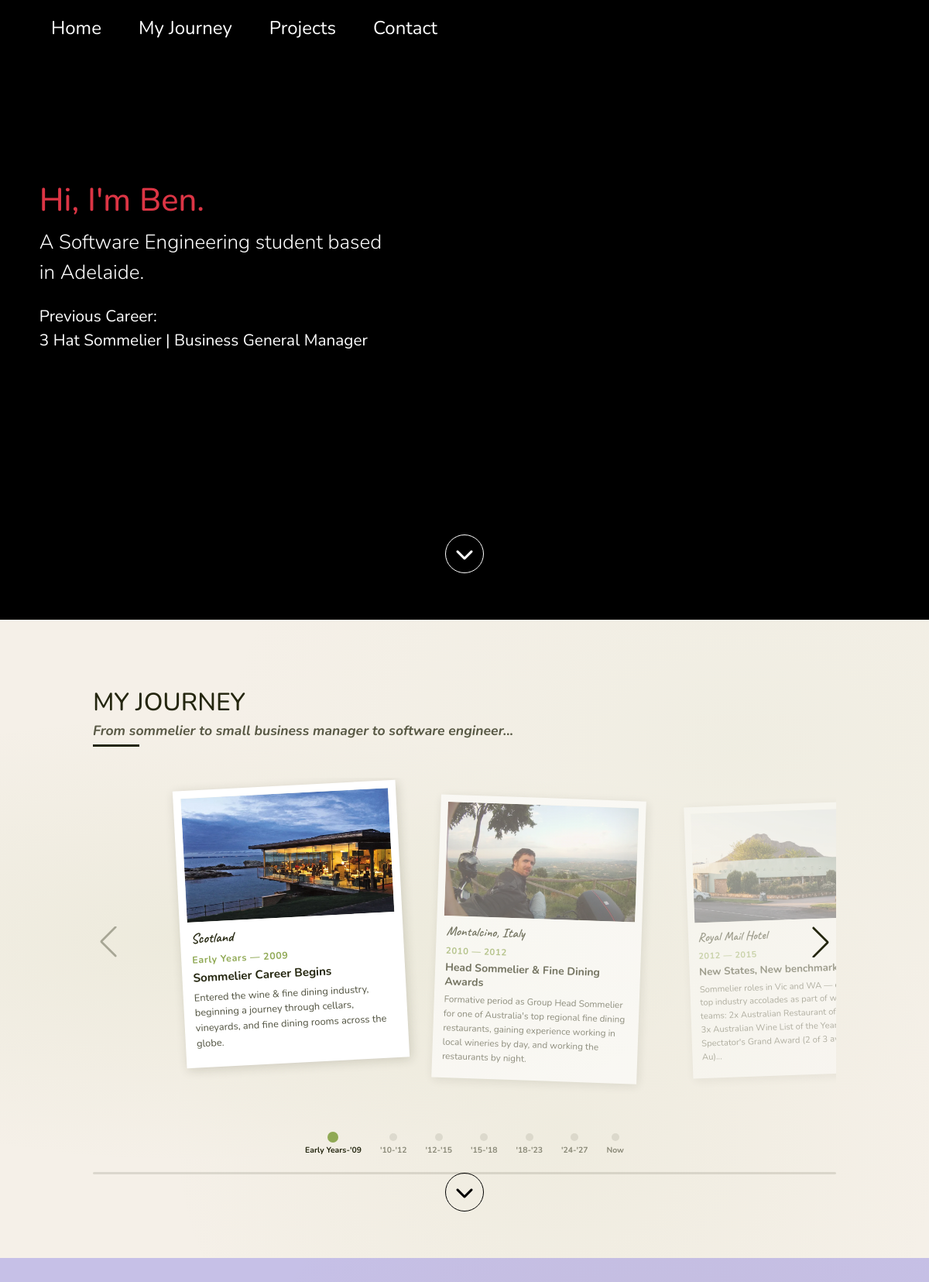
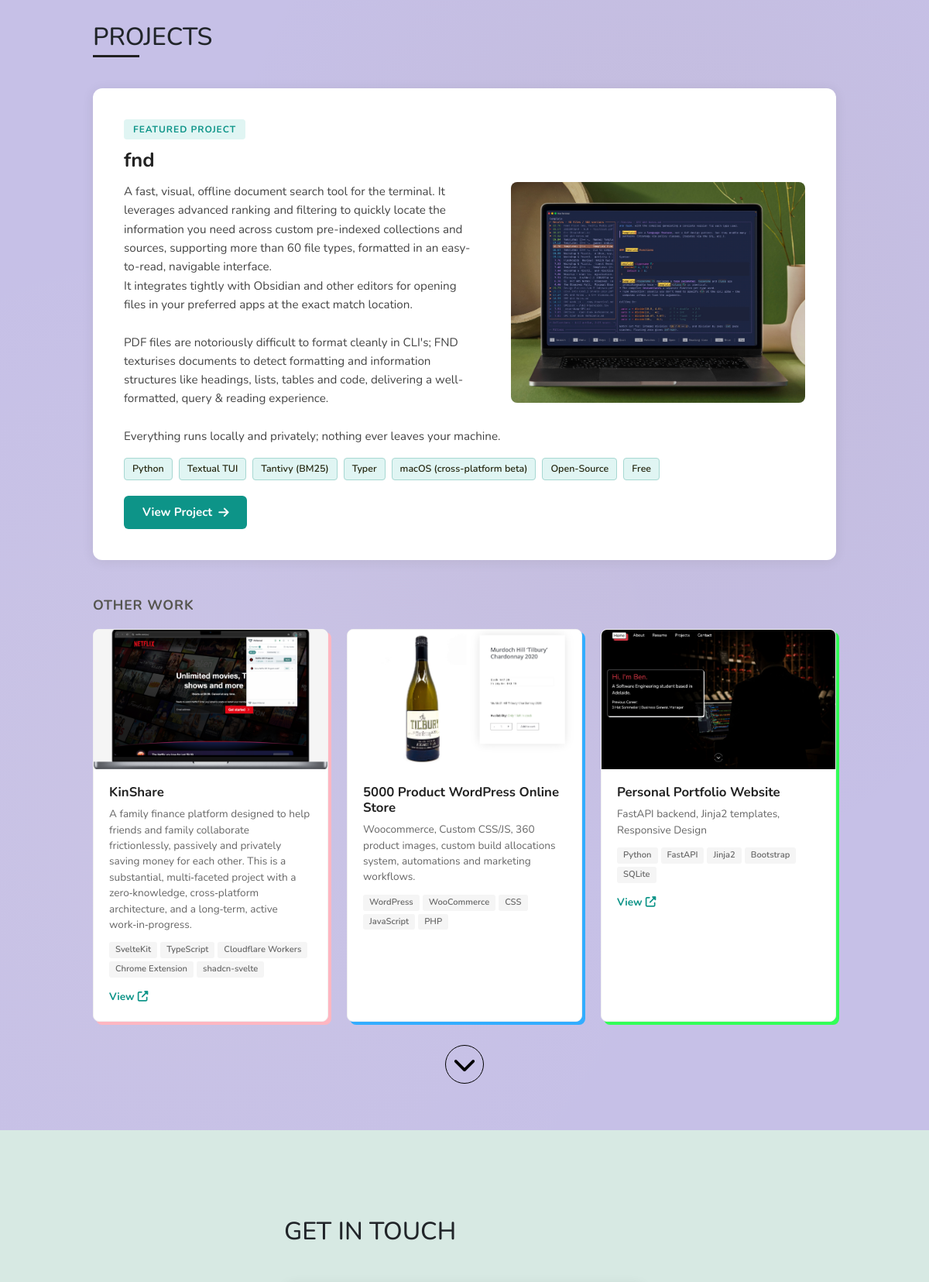
The page / (upper part) on the database its author committed (2 pictures, top to bottom).
### backend/app/models/project.py (models this page shows)
class Project(Base):
    __tablename__: str = "projects"
    __table_args__: dict[str, bool] = {"extend_existing": True}
    id = Column(Integer, primary_key=True, index=True)
    title = Column(String(100), nullable=False)
    description = Column(Text, nullable=False)
    image_path = Column(String(255), nullable=False)
    link = Column(String(255), nullable=True)
    featured = Column(Boolean, default=False)
    tech_stack = Column(String(500), nullable=True)
    created_at = Column(DateTime(timezone=True), server_default=func.now(), nullable=False)

### backend/app/api/homepage.py (the view)
@router.get("/", response_class=HTMLResponse)
async def index(
    request: Request, db: Session = Depends(get_db)
) -> _TemplateResponse:
    featured_project = (
        db.query(Project).filter(Project.featured.is_(True)).first()
    )
    projects: List[Project] = (
        db.query(Project).filter(Project.featured.is_(False)).all()
    )
    context = {
        "featured_project": featured_project,
        "projects": projects,
    }
    return templates.TemplateResponse(
        request, "homepage/index.html", context
    )

### frontend/templates/homepage/index.html (shortened to what this page needs)
<!DOCTYPE html>
<html lang="en">
    <head>
        <link href="https://cdn.jsdelivr.net/npm/bootstrap@5.3.3/dist/css/bootstrap.min.css" rel="stylesheet"
>
        <link rel="stylesheet" href="https://unpkg.com/swiper/swiper-bundle.min.css" />
        <link rel="stylesheet" href="https://cdnjs.cloudflare.com/ajax/libs/font-awesome/6.7.2/css/all.min.css"
 />
        <link rel="stylesheet" href="{{ url_for('static', path='/css/base.css') }}">
        <link rel="stylesheet" href="{{ url_for('static', path='/css/navbar.css') }}">
        <link rel="stylesheet" href="{{ url_for('static', path='/css/intro.css') }}">
        <link rel="stylesheet" href="{{ url_for('static', path='/css/projects.css') }}">
        <link rel="stylesheet" href="{{ url_for('static', path='/css/contact.css') }}">
        <link rel="stylesheet" href="{{ url_for('static', path='/css/timeline.css') }}">
        <link rel="stylesheet" href="{{ url_for('static', path='/css/key-hints.css') }}">
    </head>
    <body class="container-fluid p-0" data-bs-spy="scroll" data-bs-target="#navbarNav" data-bs-offset="100"
        data-bs-smooth-scroll="true" tabindex="0">
        {% include 'components/navbar.html' %}
        {% include 'components/intro.html' %}
        {% include 'components/resume.html' %}
        {% include 'components/projects.html' %}
        {% include 'components/contact.html' %}
    </body>
</html>

### frontend/templates/components/navbar.html (shortened to what this page needs)
<nav class="navbar navbar-expand-lg fixed-top custom-navbar" id="mainNav">
    <div class="container">
        <div class="collapse navbar-collapse" id="navbarNavAltMarkup">
            <div class="navbar-nav fs-4" id="navbarNav">
                <a class="nav-link mx-3 scrollLink" href="#intro">Home</a>
                <a class="nav-link mx-3 scrollLink" href="#resume-section">My Journey</a>
                <a class="nav-link mx-3 scrollLink" href="#projects">Projects</a>
                <a class="nav-link mx-3 scrollLink" href="#footer">Contact</a>
            </div>
        </div>
    </div>
</nav>

### frontend/templates/components/intro.html
<section id="intro" class="fixed-background-overlay d-flex align-items-center">
    <div class="overlay"></div>
    <div class="container content-wrapper p-0">
        <div class="row align-items-center g-0">
            <div class="col-md-4">
                <div class="custom-constainer-shadow text-block mb-4"
                    style="background-color: rgba(0, 0, 0, 0.8); color: #fff; position: relative; transform: scale(1.3); transform-origin: bottom left;">
                    <h2 class=" text-danger">Hi, I'm Ben.</h2>
                    <p class="lead">A Software Engineering student based in Adelaide.</p>
                    <p>
                        Previous Career: <br>
                        3 Hat Sommelier | Business General Manager
                    </p>
                </div>
            </div>
        </div>
    </div>
    <div class="scroll-button-container">
        <a href="#resume-section" id="scrollToAbout" class="scroll-button-dark" aria-label="Scroll to My Journey Section">
            <i class="fas fa-chevron-down"></i>
        </a>
    </div>
</section>

### frontend/templates/components/resume.html
<section id="resume-section" class="position-relative min-vh-100 d-flex align-items-center resume-section">
    <div class="container w-100 py-5">
        {% include 'resume/resume.html' %}
    </div>
    <div class="scroll-button-container">
        <a href="#projects" class="scroll-button-light" id="scrollToProjects"
            aria-label="Scroll to Projects Section">
            <i class="fas fa-chevron-down"></i>
        </a>
    </div>
</section>

### frontend/templates/resume/resume.html (shortened to what this page needs)
<div class="timeline-wrapper">
    <h2 class="section-title text-uppercase">My Journey</h2>
    <p class="about-hook">From sommelier to small business manager to software engineer...</p>
    <hr class="timeline-hr">
    <div class="swiper timeline-swiper" id="timelineSwiper">
        <div class="swiper-wrapper">
            <div class="swiper-slide" data-year="Early Years — 2009" data-year-short="Early Years-'09">
                <div class="polaroid-card" style="--rotation: -3deg;" data-caption="Sommelier days in Scotland">
                    <div class="polaroid-photo">
                        <img src="/static/images/timeline/1-sommelier-scotland.webp" alt="Sommelier career beginnings"
                            loading="lazy">
                    </div>
                    <div class="polaroid-body">
                        <span class="polaroid-label">Scotland</span>
                        <span class="polaroid-year">Early Years — 2009</span>
                        <h3 class="polaroid-title">Sommelier Career Begins</h3>
                        <p class="polaroid-desc">Entered the wine & fine dining industry, beginning a journey through
                            cellars, vineyards, and fine dining rooms across the globe.</p>
                    </div>
                </div>
            </div>
            <div class="swiper-slide" data-year="2010 — 2012" data-year-short="'10-'12">
                <div class="polaroid-card" style="--rotation: 2deg;" data-caption="On the road in Montalcino, Italy">
                    <div class="polaroid-photo">
                        <img src="/static/images/timeline/2-montalcino-italy.webp" alt="Montalcino, Italy"
                            loading="lazy">
                    </div>
                    <div class="polaroid-body">
                        <span class="polaroid-label">Montalcino, Italy</span>
                        <span class="polaroid-year">2010 — 2012</span>
                        <h3 class="polaroid-title">Head Sommelier & Fine Dining Awards</h3>
                        <p class="polaroid-desc">Formative period as Group Head Sommelier for one of Australia's top
                            regional fine dining restaurants, gaining experience working in local wineries by day, and
                            working the restaurants by night.</p>
                    </div>
                </div>
            </div>
            <div class="swiper-slide" data-year="2012 — 2015" data-year-short="'12-'15">
                <div class="polaroid-card" style="--rotation: -2deg;" data-caption="Royal Mail Hotel"
                    data-images="/static/images/timeline/3a-royal-mail-hotel.webp,/static/images/timeline/3b-royal-mail-cellar.webp"
                    data-captions="Royal Mail Hotel,Royal Mail Hotel Cellar">
                    <div class="polaroid-photo">
                        <img src="/static/images/timeline/3a-royal-mail-hotel.webp" class="polaroid-rotate active"
                            alt="Royal Mail Hotel" loading="lazy">
                    </div>
                    <div class="polaroid-body">
                        <span class="polaroid-label">Royal Mail Hotel</span>
                        <span class="polaroid-year">2012 — 2015</span>
                        <h3 class="polaroid-title">New States, New benchmarks</h3>
                        <p class="polaroid-desc">Sommelier roles in Vic and WA — earning top industry accolades as part
                            of world class teams: 2x Australian Restaurant of the Year, 3x Australian Wine List of the
                            Year, 2x Wine Spectator's Grand Award (2 of 3 awarded in Au)...</p>
                    </div>
                </div>
            </div>
        </div>
        <div class="swiper-button-prev timeline-nav-btn"></div>
        <div class="swiper-button-next timeline-nav-btn"></div>
    </div>
    <div class="timeline-pagination" id="timelinePagination"></div>
    <div class="timeline-progress-track">
    </div>
</div>

### frontend/templates/components/projects.html
<section id="projects" class="d-flex align-items-center justify-content-center position-relative projects-section"
    style="min-height: 100vh;">
    <div class="container projects-container">
        <h2 class="section-title text-uppercase projects-heading">Projects</h2>
        <hr class="projects-hr">
        {% if featured_project %}
        <div class="featured-hero">
            <span class="featured-badge">Featured Project</span>
            <h3 class="featured-title">{{ featured_project.title }}</h3>
            <div class="featured-image" role="button" tabindex="0"
                aria-label="View larger image of {{ featured_project.title }}">
                <img src="{{ featured_project.image_path }}" alt="{{ featured_project.title }}" loading="lazy">
            </div>
            <p class="featured-desc">{{ featured_project.description }}</p>
            {% if featured_project.tech_stack %}
            <div class="featured-tech">
                {% for tech in featured_project.tech_stack.split(',') %}
                <span class="tech-badge">{{ tech.strip() }}</span>
                {% endfor %}
            </div>
            {% endif %}
            {% if featured_project.link %}
            <a href="{{ featured_project.link }}" class="featured-cta" target="_blank">
                View Project <i class="fas fa-arrow-right"></i>
            </a>
            {% endif %}
        </div>
        {% endif %}
        {% if projects %}
        <h4 class="other-projects-heading">Other Work</h4>
        <div class="projects-grid">
            {% set shadow_colors = ['red', 'blue', 'green', 'yellow', 'purple', 'orange'] %}
            {% for project in projects %}
            <div class="project-card project-shadow-{{ shadow_colors[loop.index0 % shadow_colors|length] }}">
                <div class="project-card-image">
                    <img src="{{ project.image_path }}" alt="{{ project.title }}" loading="lazy">
                </div>
                <div class="project-card-body">
                    <h5 class="project-card-title">{{ project.title }}</h5>
                    <p class="project-card-desc">{{ project.description }}</p>
                    {% if project.tech_stack %}
                    <div class="project-card-tech">
                        {% for tech in project.tech_stack.split(',') %}
                        <span class="tech-badge-sm">{{ tech.strip() }}</span>
                        {% endfor %}
                    </div>
                    {% endif %}
                    {% if project.link %}
                    <a href="{{ project.link }}" class="project-card-link" target="_blank">
                        View <i class="fas fa-external-link-alt"></i>
                    </a>
                    {% endif %}
                </div>
            </div>
            {% endfor %}
        </div>
        {% endif %}
    </div>
    <div class="scroll-button-container">
        <a href="#footer" class="scroll-button-light" id="scrollToFooter" aria-label="Scroll to Contact Section">
            <i class="fas fa-chevron-down fa-lg"></i>
        </a>
    </div>
</section>

### frontend/templates/components/contact.html (shortened to what this page needs)
<section id="footer" class="min-vh-100 d-flex flex-column container-fluid" style="background-color: #d7e9e3;">
    <div class="row flex-grow-1 d-flex align-items-center justify-content-center">
        <div class="row justify-content-center">
            <div class="col-md-5">
                <div class="section-title text-uppercase mb-5 top-margin7">
                    <h2 class="section-title">Get in touch</h2>
                </div>
            </div>
        </div>
    </div>
</section>

### frontend/static/css/base.css (style rules this page uses)
* { box-sizing: border-box; }
:root { --bs-body-font-family: "Nunito", sans-serif; --primary: #007bff; --primary-dark: #0056b3; --white: #ffffff; --black: #000000; --dark-2: #333333; --dark-3: #666666; --gray-4: #e9ecef; --error: #dc3545; --success: #28a745; --shadow-2: 0 2px 4px rgba(0, 0, 0, 0.1); --shadow-4: 0 4px 8px rgba(0, 0, 0, 0.2); --warm-cream: #f2f2e9; --warm-bg: #f5f0e8; --dark-earth: #24260f; --sage: #90a955; --sage-light: #c1d7ae; }
body { background-color: #f8f9fa; font-family: var(--bs-body-font-family); }
.scroll-button-container { position: absolute; bottom: 60px; left: 50%; transform: translateX(-50%); z-index: 3; }
.scroll-button-light, .scroll-button-dark { padding: 0.5rem 1rem; border-radius: 50%; border: 1px solid; background-color: transparent; transition: background-color 0.3s ease, color 0.3s ease, box-shadow 0.15s ease-in-out; text-decoration: none; display: flex; align-items: center; justify-content: center; font-size: 1.5rem; width: 50px; height: 50px; cursor: pointer; }
.scroll-button-light { border-color: #000; color: #000; }
.scroll-button-dark { border-color: #fff; color: #fff; }
.scroll-button-light i, .scroll-button-dark i { pointer-events: none; }

### frontend/static/css/navbar.css (style rules this page uses)
.custom-navbar { background-color: transparent; transition: background-color 0.3s, color 0.3s; }
.custom-navbar .nav-link { color: white; display: inline-block; align-items: center; text-align: center; white-space: nowrap; padding: 0px 0px; margin-top: 10px; tab-size: 4; border: 0 solid #000000; border-radius: 0.375rem; text-decoration: none; box-sizing: border-box; transition-duration: 0.3s; transition-property: color, background-color, border-color, text-decoration-color, fill, stroke, opacity, box-shadow, transform, filter, backdrop-filter, -webkit-backdrop-filter; transition-timing-function: cubic-bezier(0.4, 0, 0.2, 1); }

### frontend/static/css/intro.css (style rules this page uses)
.fixed-background-overlay { position: relative; background-image: url("/static/images/somm_laptop_cellar.jpeg"); background-size: 70% auto; background-repeat: no-repeat; background-position: center right; background-attachment: fixed; background-color: #000; min-height: 100vh; z-index: 1; }
.overlay { position: absolute; top: 0; left: 0; width: 100%; height: 100%; background: rgba(0, 0, 0, 0.1); z-index: 2; }
.fixed-background-overlay .content-wrapper { position: relative; z-index: 3; color: #fff; }
.text-block { background-color: rgba(0, 0, 0, 0.8); padding: 1rem; border-radius: 0.5rem; }
#intro { overflow: hidden; }

### frontend/static/css/contact.css (style rules this page uses)
.top-margin7 { margin-top: 7rem !important; }

### rows shown on the page
Project: title "fnd", image_path (picture), description "A fast, visual, offline document search tool for the terminal. It leverages advanced ranking and filtering to quickly locate the information you need across custom pre-indexed collections and sources, supporting more than 60 file types, formatted in an easy-to-read, navigable interface. It integrates tightly with Obsidian and other editors for opening files in your preferred apps at the exact match location. PDF files are notoriously difficult to format cleanly in CLI's; FND texturises documents to detect formatting and information structures like headings, lists, tables and code, delivering a well-formatted, query & reading experience. Everything runs locally and privately; nothing ever…"
Project: image_path (picture), title "KinShare", description "A family finance platform designed to help friends and family collaborate frictionlessly, passively and privately saving money for each other. This is a substantial, multi‑faceted project with a zero‑knowledge, cross‑platform architecture, and a long‑term, active work‑in‑progress.", strip "SvelteKit" "TypeScript" "Cloudflare Workers" "Chrome Extension" "shadcn-svelte"
Project: image_path (picture), title "5000 Product WordPress Online Store", description "Woocommerce, Custom CSS/JS, 360 product images, custom build allocations system, automations and marketing workflows.", strip "WordPress" "WooCommerce" "CSS" "JavaScript" "PHP"
Project: image_path (picture), title "Personal Portfolio Website", description "FastAPI backend, Jinja2 templates, Responsive Design", strip "Python" "FastAPI" "Jinja2" "Bootstrap" "SQLite"

### other values the page prints
{{ tech.strip() }} "Python" "Textual TUI" "Tantivy (BM25)" "Typer" "macOS (cross-platform beta)" "Open-Source" "Free"
